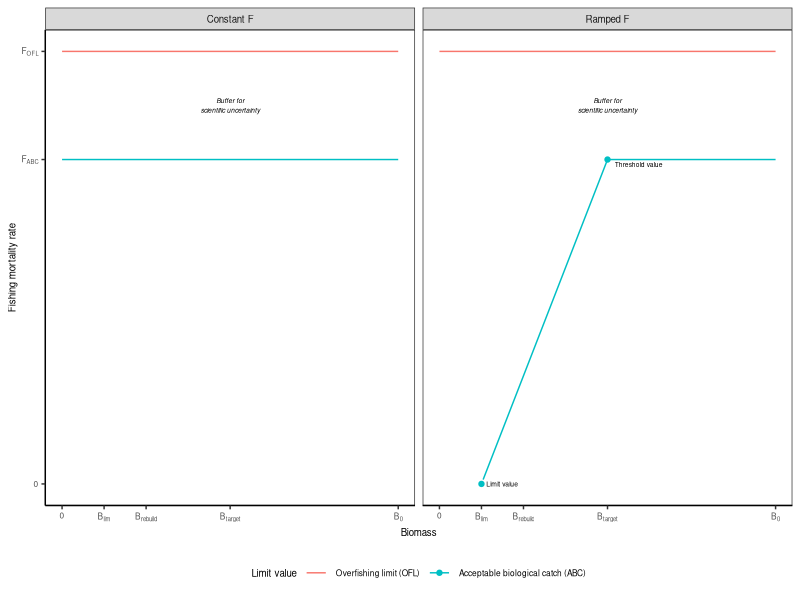

Write the R code that produced this figure. (Note: this script raises an error after producing the figure.)

# Clear workspace
rm(list = ls())
options(dplyr.summarise.inform=F)

# Setup
################################################################################

# Packages
library(tidyverse)

# Directories
plotdir <- "figures"
tabledir <- "tables"


# Build data
################################################################################

# Parameters
r <- 0.8
k <- 1

# Reference points
umsy <- r/2
bmsy <- k/2
msy <- umsy*bmsy
fmsy <- -log(1 - umsy)
fofl <- fmsy
fabc <- fofl * 0.75
b_rebuild <- bmsy*0.5

# Biomass values
bvals <- seq(0, k, 0.01)

# Build constant F
constant_f <- tibble(biomass=bvals,
                     bbmsy=biomass/bmsy) %>%
  # Add constant F
  mutate(hcr="Constant F",
         fofl=fofl,
         fabc=fabc)

# Build ramped
# (b_lim, 0), (b_thresh, umsy)
# slope = (umsy-0) / b_thresh-b_lim
# 0 = slope * b_lim + b ; b = -slope*b_lim
b_thresh <- bmsy
b_lim <- 0.25*bmsy
slope <- (fabc-0) / (b_thresh-b_lim)
intercept <- -slope * b_lim
ramped_f <- tibble(biomass=bvals,
                    bbmsy=biomass/bmsy) %>%
  # Add constant F
  mutate(hcr="Ramped F",
         fofl=fofl,
         fabc=ifelse(biomass>=b_thresh, fabc, biomass * slope + intercept))

# Build data
data <- bind_rows(constant_f, ramped_f) %>%
  # Arrange
  select(hcr, biomass, bbmsy, fofl, fabc) %>%
  # Gather
  gather(key="limit", value="f", 4:ncol(.)) %>%
  # Recode
  mutate(limit=recode_factor(limit,
                             "fofl"="Overfishing limit (OFL)",
                             "fabc"="Acceptable biological catch (ABC)"))


# Build reference points
ref_pts <- tibble(hcr="Ramped F",
                   limit="Acceptable biological catch (ABC)",
                   type=c("Limit value", "Threshold value"),
                   biomass=c(b_lim, bmsy),
                   f=c(0, fabc))


# Plot data
################################################################################

# Theme
my_theme <-  theme(axis.text=element_text(size=6),
                   axis.title=element_text(size=7),
                   strip.text=element_text(size=7),
                   legend.text=element_text(size=6),
                   legend.title=element_text(size=7),
                   # Gridlines
                   panel.grid.major = element_blank(),
                   panel.grid.minor = element_blank(),
                   panel.background = element_blank(),
                   axis.line = element_line(colour = "black"),
                   # Legend
                   legend.position = "bottom",
                   legend.background = element_rect(fill=alpha('blue', 0)))

# Plot data
g <- ggplot(data, aes(x=biomass, y=f, color=limit)) +
  facet_wrap(~hcr, nrow=1) +
  geom_line() +
  # Point
  geom_point(data=ref_pts) +
  geom_text(data=ref_pts, mapping=aes(label=type),
            color="black", hjust=-0.15, size=1.7, vjust=c(0.5, 1.5)) +
  annotate(geom="text",
           x=bmsy, y=mean(c(fofl, fabc)), label="Buffer for\nscientific uncertainty",
           fontface="italic", size=1.7) +
  # Labels
  labs(x="Biomass", y="Fishing mortality rate") +
  # Axes
  scale_x_continuous(breaks=c(0, b_lim, b_rebuild, bmsy, k),
                     labels=c("0",
                              expression("B"["lim"]),
                              expression("B"["rebuild"]),
                              expression("B"["target"]),
                              expression("B"["0"]))) +
  scale_y_continuous(breaks=c(0, fabc, fofl),
                     labels=c("0", expression("F"["ABC"]), expression("F"["OFL"]) ),
                     lim=c(0, NA)) +
  # Legend
  scale_color_discrete(name="Limit value") +
  # Theme
  theme_bw() + my_theme
g

# Export
ggsave(g, filename=file.path(plotdir, "Fig2_hcr_components.png"),
       width=4.5, height=3, units="in", dpi=600)



